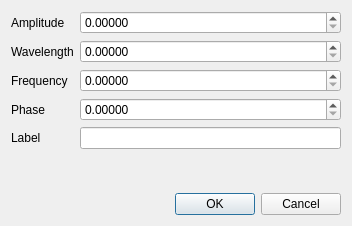
<?xml version="1.0" encoding="UTF-8"?>
<ui version="4.0">
 <class>Dialog</class>
 <widget class="QDialog" name="Dialog">
  <property name="geometry">
   <rect>
    <x>0</x>
    <y>0</y>
    <width>352</width>
    <height>226</height>
   </rect>
  </property>
  <property name="windowTitle">
   <string>Dialog</string>
  </property>
  <layout class="QVBoxLayout" name="verticalLayout">
   <item>
    <layout class="QFormLayout" name="formLayout">
     <property name="fieldGrowthPolicy">
      <enum>QFormLayout::AllNonFixedFieldsGrow</enum>
     </property>
     <item row="0" column="0">
      <widget class="QLabel" name="label">
       <property name="text">
        <string>Amplitude</string>
       </property>
      </widget>
     </item>
     <item row="0" column="1">
      <widget class="QDoubleSpinBox" name="amplitude">
       <property name="decimals">
        <number>5</number>
       </property>
       <property name="maximum">
        <double>9999999.000000000000000</double>
       </property>
      </widget>
     </item>
     <item row="1" column="0">
      <widget class="QLabel" name="label_2">
       <property name="text">
        <string>Wavelength</string>
       </property>
      </widget>
     </item>
     <item row="1" column="1">
      <widget class="QDoubleSpinBox" name="wavelength">
       <property name="decimals">
        <number>5</number>
       </property>
       <property name="maximum">
        <double>9999999.000000000000000</double>
       </property>
      </widget>
     </item>
     <item row="2" column="0">
      <widget class="QLabel" name="label_3">
       <property name="text">
        <string>Frequency</string>
       </property>
      </widget>
     </item>
     <item row="2" column="1">
      <widget class="QDoubleSpinBox" name="frequency">
       <property name="decimals">
        <number>5</number>
       </property>
       <property name="maximum">
        <double>9999999.000000000000000</double>
       </property>
      </widget>
     </item>
     <item row="3" column="0">
      <widget class="QLabel" name="label_4">
       <property name="text">
        <string>Phase</string>
       </property>
      </widget>
     </item>
     <item row="3" column="1">
      <widget class="QDoubleSpinBox" name="phase">
       <property name="decimals">
        <number>5</number>
       </property>
       <property name="maximum">
        <double>9999999.000000000000000</double>
       </property>
      </widget>
     </item>
     <item row="4" column="0">
      <widget class="QLabel" name="label_5">
       <property name="text">
        <string>Label</string>
       </property>
      </widget>
     </item>
     <item row="4" column="1">
      <widget class="QLineEdit" name="labelName"/>
     </item>
    </layout>
   </item>
   <item>
    <widget class="QDialogButtonBox" name="buttonBox">
     <property name="orientation">
      <enum>Qt::Horizontal</enum>
     </property>
     <property name="standardButtons">
      <set>QDialogButtonBox::Cancel|QDialogButtonBox::Ok</set>
     </property>
    </widget>
   </item>
  </layout>
 </widget>
 <resources/>
 <connections>
  <connection>
   <sender>buttonBox</sender>
   <signal>accepted()</signal>
   <receiver>Dialog</receiver>
   <slot>accept()</slot>
   <hints>
    <hint type="sourcelabel">
     <x>248</x>
     <y>254</y>
    </hint>
    <hint type="destinationlabel">
     <x>157</x>
     <y>274</y>
    </hint>
   </hints>
  </connection>
  <connection>
   <sender>buttonBox</sender>
   <signal>rejected()</signal>
   <receiver>Dialog</receiver>
   <slot>reject()</slot>
   <hints>
    <hint type="sourcelabel">
     <x>316</x>
     <y>260</y>
    </hint>
    <hint type="destinationlabel">
     <x>286</x>
     <y>274</y>
    </hint>
   </hints>
  </connection>
 </connections>
</ui>
